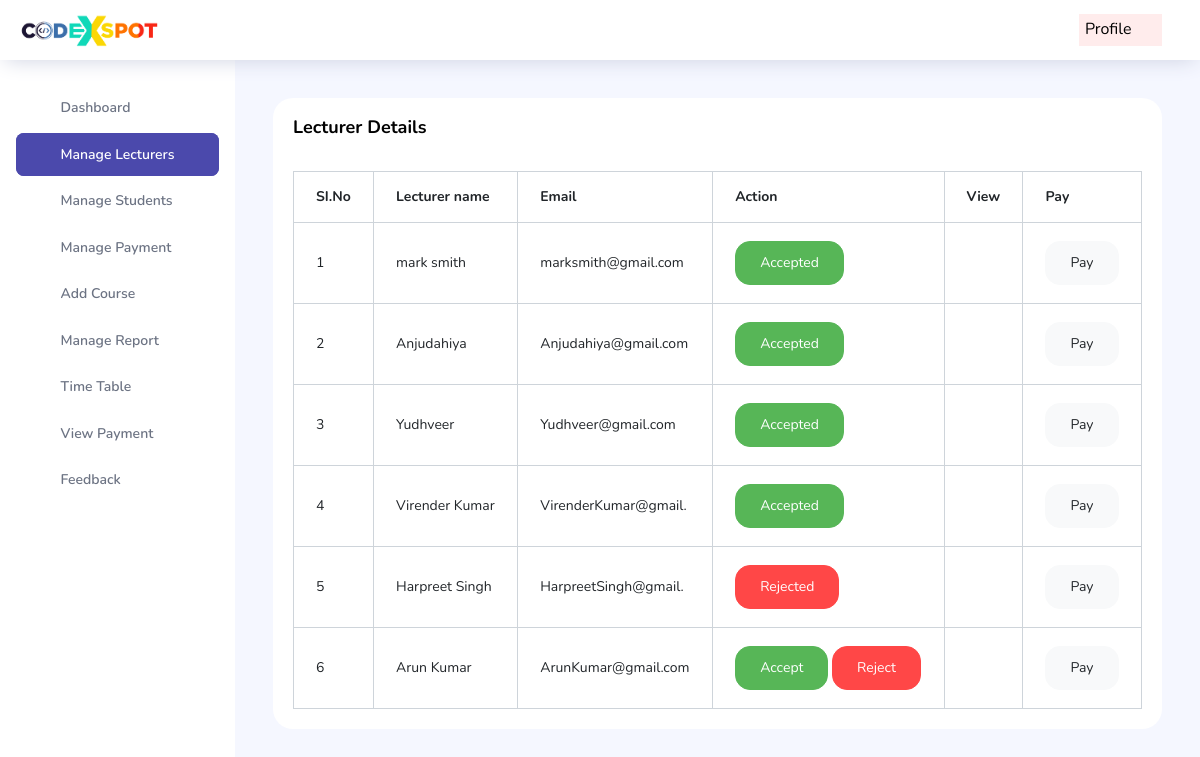
/Admin/manage_lecturer.php, run on the app's committed database.
### tables this page shows
CREATE TABLE `lecturer` (
  `l_id` int(10) NOT NULL,
  `c_id` int(11) NOT NULL,
  `l_name` varchar(60) NOT NULL,
  `l_email` varchar(20) NOT NULL,
  `phone_no` bigint(10) NOT NULL,
  `address` varchar(40) NOT NULL,
  `experience` varchar(250) NOT NULL,
  `acc_no` bigint(16) NOT NULL,
  `ifsc` varchar(90) NOT NULL,
  `password` varchar(250) NOT NULL,
  `date` datetime NOT NULL DEFAULT current_timestamp(),
  `status` varchar(30) NOT NULL
);

CREATE TABLE `lecturer_payment` (
  `lp_id` int(11) NOT NULL,
  `l_id` int(10) NOT NULL,
  `amount` float NOT NULL,
  `date` date NOT NULL DEFAULT current_timestamp(),
  `lp_status` varchar(40) NOT NULL
);

### Admin/app/Main.php (called while the page is built, shortened)
<?php
class Main {
    public function __construct(){
        try{
            $this->conn = new PDO(DB_TYPE.":host=".DB_SERVER.";dbname=".DB_DATABASE, DB_USER, DB_PASSWORD);
        }
        catch (PDOException $e){
            echo '<h3>Database Not Connected</h3>','<p>Please Check database connection before running this site ...</p>'; exit;
        }
    }
}

### Admin/app/Admin.php (called while the page is built, shortened)
<?php
class Admin extends Main
{
	public function ret($stmt){
		$stmt = $this->conn->prepare($stmt);
		$stmt->execute();
		return $stmt;
	}
}
?>

### Admin/manage_lecturer.php (the view, shortened to what this page needs)
<?php
$admin=new Admin();
?>
<!DOCTYPE html>
<html lang="en">
<head>
  <link rel="stylesheet" href="vendors/feather/feather.css">
  <link rel="stylesheet" href="vendors/ti-icons/css/themify-icons.css">
  <link rel="stylesheet" href="vendors/css/vendor.bundle.base.css">
  <link rel="stylesheet" href="vendors/mdi/css/materialdesignicons.min.css">
  <link rel="stylesheet" href="https://cdn.jsdelivr.net/npm/bootstrap@4.0.0/dist/css/bootstrap.min.css">
  <link rel="stylesheet" href="css/vertical-layout-light/style.css">
</head>
<body>
  <div class="container-scroller">
    <?php  include 'header.php'?>
    <div class="container-fluid page-body-wrapper">
      <?php include 'sidebar.php'?>
      <div class="main-panel">
        <div class="content-wrapper">
          <div class="row">
            <div class="col-lg-12 grid-margin stretch-card">
              <div class="card">
                <div class="card-body">
                  <h4 class="card-title">Lecturer Details</h4>
                  <div class="table-responsive pt-3">
                    <table class="table table-bordered">
                      <thead>
                        <tr>
                          <th>
                            SI.No
                          </th>
                          <th>
                            Lecturer name
                          </th>
                          <th>
                            Email
                          </th>
                         <th>
                             Action
                         </th>
                          <th>
                            View
                          </th>
                          <th>
                            Pay
                          </th>
                        </tr>
                      </thead>
                      <tbody>
                          <?php
                          $i=1;
                          $stmt=$admin->ret("SELECT * FROM `lecturer`");
                          while($row=$stmt->fetch(PDO::FETCH_ASSOC)){
                          ?>
                        <tr>
                          <td>
                          <?php echo $i++?>
                          </td>
                          <td>
                            <?php echo $row['l_name']
                            ?>
                          </td>
                          <td>
                            <?php echo $row['l_email'] ?>
                          </td>
                          <td>
                            <?php if($row['status']=='pending'){?>
                          <a href="controller/updatestatus.php?lid=<?php echo $row['l_id']?>"><button class="btn btn-success">Accept</button></a>
                          <a href="controller/updatestatus.php?l_id=<?php echo $row['l_id']?>"><button class="btn btn-danger">Reject</button></a>
                        <?php }elseif($row['status']=='Accepted'){ ?>
                          <button class="btn btn-success">Accepted</button>
                          <?php }elseif($row['status']=='Rejected'){ ?>
                            <button class="btn btn-danger">Rejected</button>
                            <?php }?>
                      </td>
                      <td><a href="lecturer_details.php?lid=<?php echo $row['l_id']?>"><i class="mdi mdi-eye" style="font-size: 30px;color:#22A699"></i></a></td>
                      <td>
    <?php
    $current_date = date('Y-m-d');
    $payment_stmt = $admin->ret("SELECT * FROM `lecturer_payment` WHERE `l_id`='$row[l_id]' ORDER BY `lp_id` DESC LIMIT 1");
    if ($payment_stmt && $payment_stmt->rowCount() > 0) {
        $payment_row = $payment_stmt->fetch(PDO::FETCH_ASSOC);
        $payment_date = $payment_row['date'];
        $payment_status = $payment_row['lp_status'];
        $payment_button_text = ($payment_status == 'paid' && strtotime($payment_date . ' +1 month') > strtotime($current_date)) ? 'Paid' : 'Pay';
        if ($payment_button_text == 'Paid') {
            echo '<button class="btn btn-success">' . $payment_button_text . '</button>';
        } else {
            echo '<button class="btn btn-light" data-toggle="modal" data-target="#exampleModal' . $row['l_id'] . '" data-whatever="@mdo">' . $payment_button_text . '</button>';
        }
    } else {
        echo '<button class="btn btn-light" data-toggle="modal" data-target="#exampleModal' . $row['l_id'] . '" data-whatever="@mdo">Pay</button>';
    }
    ?>
                     </tr>
                       <?php } ?>
                      </tbody>
                    </table>
                  </div>
                </div>
              </div>
            </div>
          </div>
        </div>
      </div>
    </div>
  </div>
</body>
</html>

### data on the page
lecturer: l_name "mark smith", l_email "marksmith@gmail.com", status "Accepted"
lecturer: l_name "Anjudahiya", l_email "Anjudahiya@gmail.com", status "Accepted"
lecturer: l_name "Yudhveer", l_email "Yudhveer@gmail.com", status "Accepted"
lecturer: l_name "Virender Kumar", l_email "VirenderKumar@gmail.", status "Accepted"
lecturer: l_name "Harpreet Singh", l_email "HarpreetSingh@gmail.", status "Rejected"
lecturer: l_name "Arun Kumar", l_email "ArunKumar@gmail.com"
